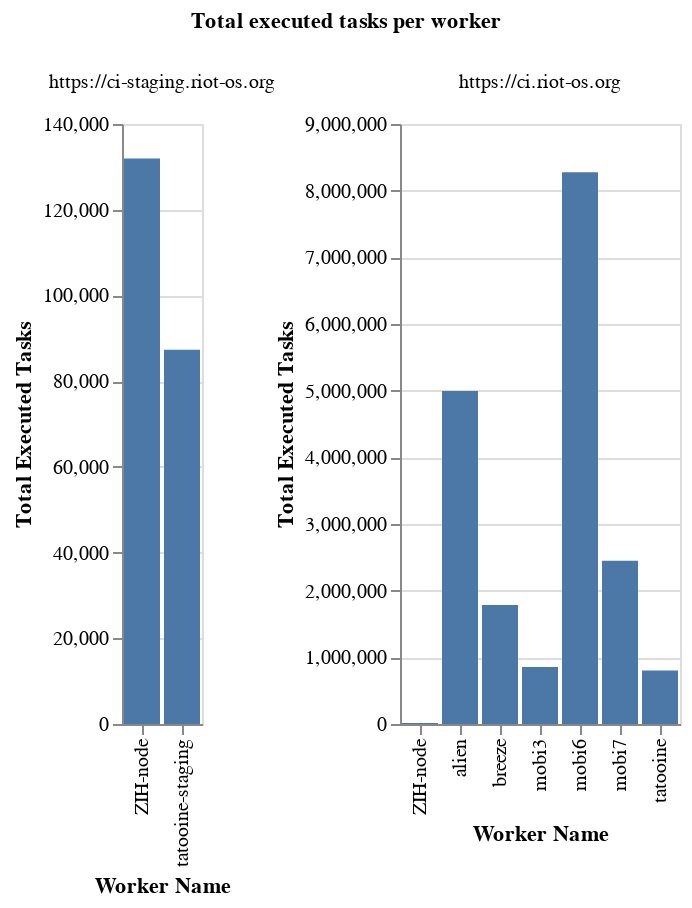

Here is the notebook cell this chart was saved with:
### Code cell
# Calculate weighted average over all CI runs with job URLs
query = """
SELECT
  IF(w.name LIKE 'ZIH-HPC-node%', 'ZIH-node', w.name) AS worker_name,
  j.url AS job_url,
  SUM(w.tasks_count) "total_executed_tasks"
FROM worker_stats w
JOIN jobs j ON w.job_uid = j.uid
WHERE w.tasks_count IS NOT NULL AND w.tasks_count != 0
GROUP BY worker_name, job_url
"""

df_tasks = con.execute(query).fetch_df()

# Filter out specific Raspberry Pi worker nodes
df_tasks = df_tasks[~df_tasks['worker_name'].isin([
    'pi-68cf63c4',
    'pi-ef3229ad'
])]

# Chart total executed tasks per worker, faceted by job URL
chart_tasks = alt.Chart(df_tasks).mark_bar().encode(
    x=alt.X('worker_name:O', title='Worker Name'),
    y=alt.Y('total_executed_tasks:Q', title='Total Executed Tasks'),
    tooltip=['worker_name', 'total_executed_tasks']
).facet(
    column=alt.Column('job_url:N', title='Total executed tasks per worker')
)

chart_tasks.resolve_scale(x="independent", y="independent").display(scaleFactor=2)

### Figure 1 — Vega-Lite specification as saved in the notebook (floating-point values rounded to 4 significant figures)
{"config": {"view": {"continuousWidth": 300, "continuousHeight": 300}}, "data": {"name": "data-b9de237f3d2de0a645d7d8bbfeed6e2b"}, "facet": {"column": {"field": "job_url", "title": "Total executed tasks per worker", "type": "nominal"}}, "spec": {"mark": {"type": "bar"}, "encoding": {"tooltip": [{"field": "worker_name", "type": "nominal"}, {"field": "total_executed_tasks", "type": "quantitative"}], "x": {"field": "worker_name", "title": "Worker Name", "type": "ordinal"}, "y": {"field": "total_executed_tasks", "title": "Total Executed Tasks", "type": "quantitative"}}}, "resolve": {"scale": {"x": "independent", "y": "independent"}}, "$schema": "https://vega.github.io/schema/vega-lite/v5.20.1.json", "datasets": {"data-b9de237f3d2de0a645d7d8bbfeed6e2b": [{"worker_name": "tatooine", "job_url": "https://ci.riot-os.org", "total_executed_tasks": 801900.0}, {"worker_name": "breeze", "job_url": "https://ci.riot-os.org", "total_executed_tasks": 1785000.0}, {"worker_name": "mobi3", "job_url": "https://ci.riot-os.org", "total_executed_tasks": 856500.0}, {"worker_name": "tatooine-staging", "job_url": "https://ci-staging.riot-os.org", "total_executed_tasks": 87320.0}, {"worker_name": "mobi6", "job_url": "https://ci.riot-os.org", "total_executed_tasks": 8277000.0}, {"worker_name": "alien", "job_url": "https://ci.riot-os.org", "total_executed_tasks": 4995000.0}, {"worker_name": "ZIH-node", "job_url": "https://ci.riot-os.org", "total_executed_tasks": 16040.0}, {"worker_name": "ZIH-node", "job_url": "https://ci-staging.riot-os.org", "total_executed_tasks": 132000.0}, {"worker_name": "mobi7", "job_url": "https://ci.riot-os.org", "total_executed_tasks": 2449000.0}]}}
